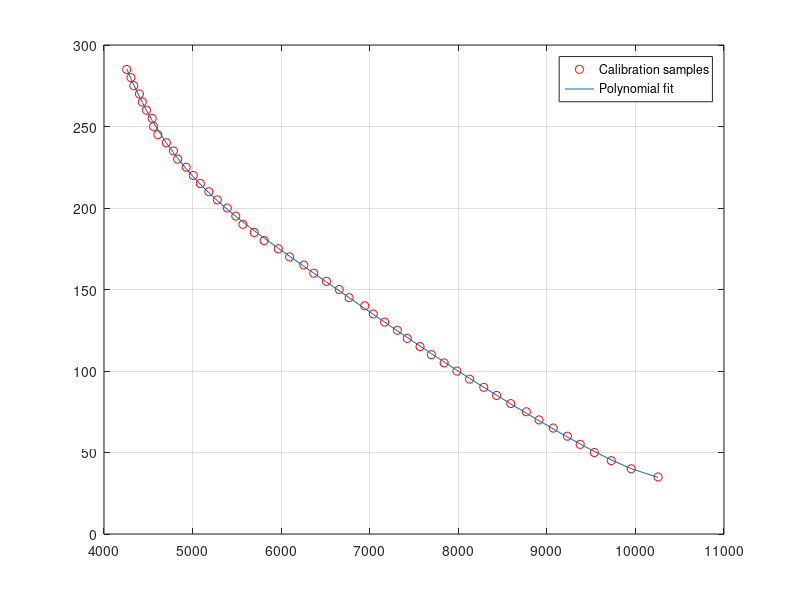
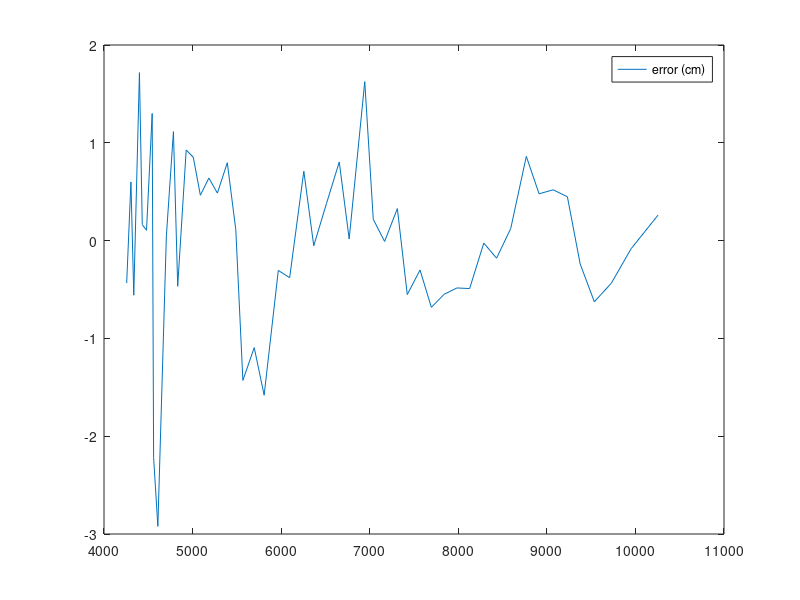
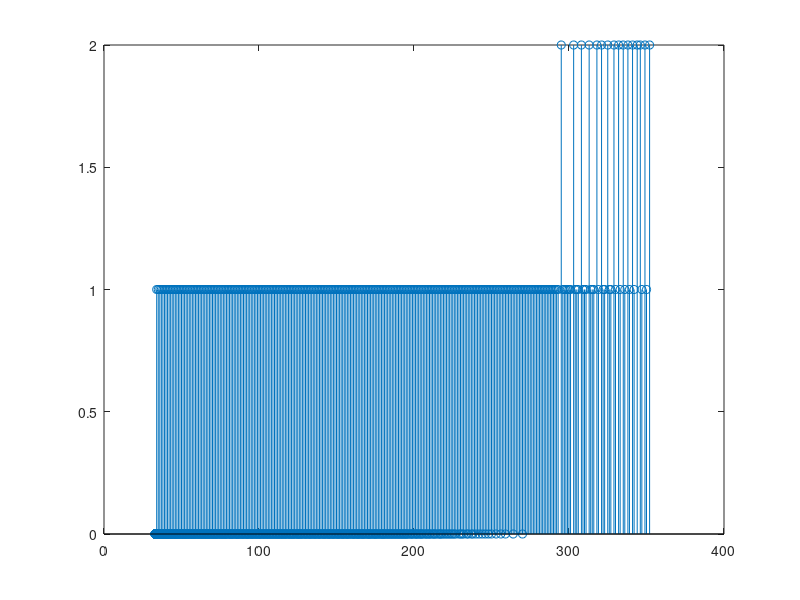
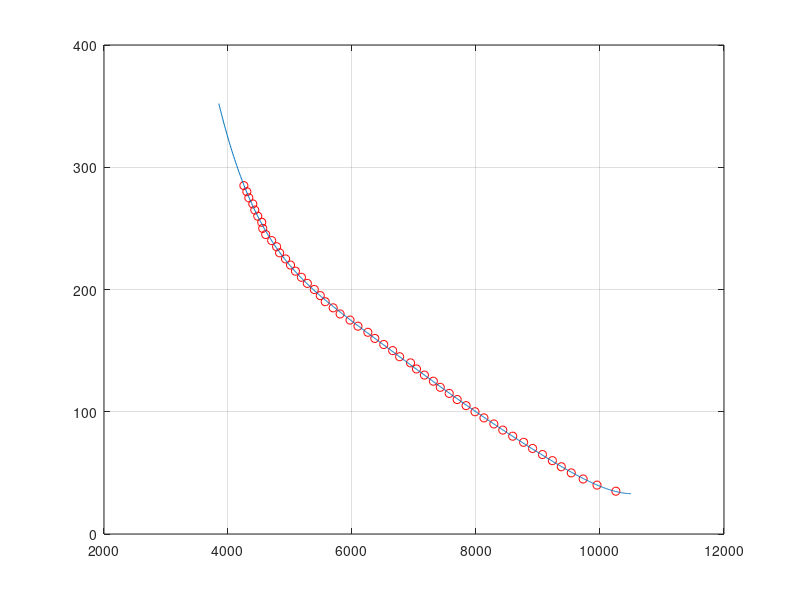

These figures' MATLAB source, in order:

%% Data calibration
clear all
load beacon_as_fixed_calib;
offset_cm = 0;   %-6.2;
first_sample = 2;
x = data(first_sample:end,2).*1.6;          % timer_counts, timer_period = 1.6us
y = data(first_sample:end,1) + offset_cm;   % distance(cm), from 30 cm aprox.

%% Scale and interpolation of data
mu = mean(x);
sigma = std(x);
x_scale = (x-mu)./sigma;
x_scale_inter = linspace(x_scale(1), x_scale(2), 100);
x_inter = linspace(x(1),x(end),100);

%% Fit a polynomial
p = polyfit(x_scale,y,6);
y_fit = polyval(p,x_scale);

%% Results

% compare curves
close all
figure
plot(x,y,'ro')
hold on
plot(x,y_fit)
grid on
legend('Calibration samples', 'Polynomial fit');

% error
error = y-y_fit;
figure
plot(x, error);
legend('error (cm)')

%% Table
% Nota: forma de sacar indice tabla = 831- (x_medida-3852)/8)
% medida-x_eval
%x_eval = 6560:-5:2415;
x_eval = 10500:-8:3852;
y_eval = polyval(p,(x_eval-mu)./sigma);

y_int = round(y_eval);
y_inc = y_int(2:end)-y_int(1:end-1);
table = [x_eval; y_int; [0 y_inc]];

figure
stem(table(2,:), table(3,:))

figure
plot(x,y,'ro')
hold on
plot(x_eval,y_eval)
grid on


% %% Inverse fit
% p_inv = polyfit((y-mean(y))./std(y), x, 6);
% y_eval = [30:5:350];
% x_eval = polyval(p_inv, (y_eval-mean(y_eval))./std(y_eval));
% 
% figure
% plot(x_eval,y_eval)
% legend('Pulse(us) = f(dist(cm)')
% 
% table = [x_eval; y_eval]

